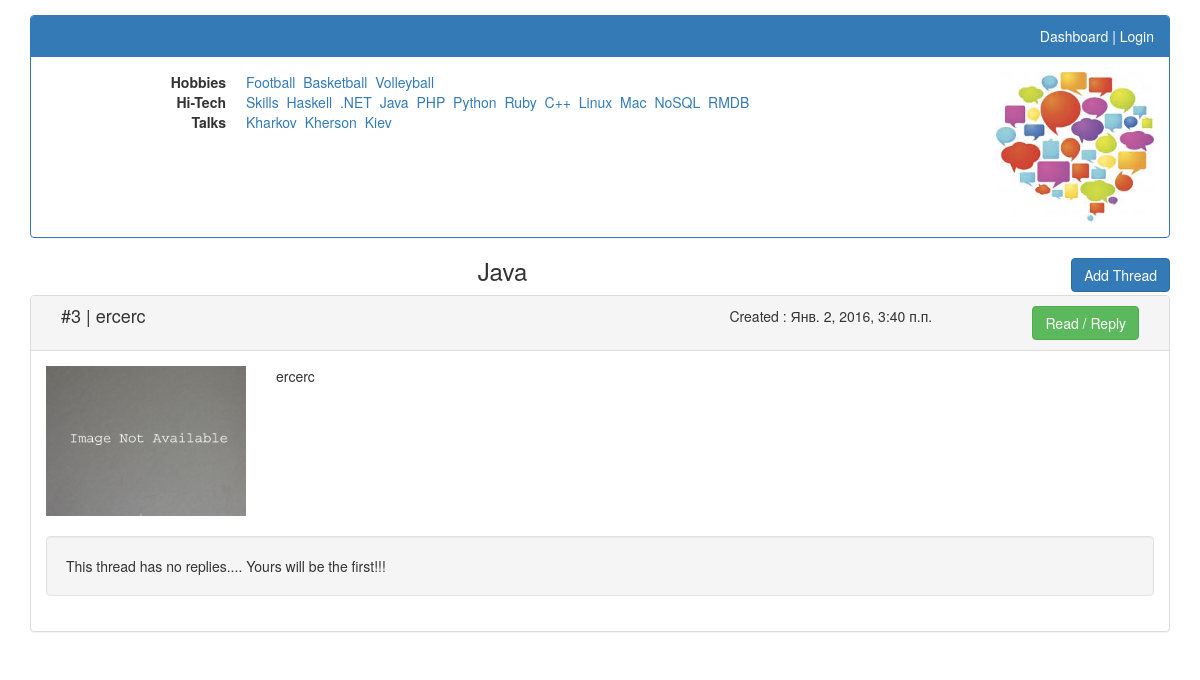
The app's page /threads_category/12/ with its own data.
### IT_FORUM/models.py (models this page shows, shortened)
class Category(models.Model):
    class Meta:
        db_table = 'category'
        verbose_name = 'Thread category'
        verbose_name_plural = 'Thread categories'
    category_title = models.CharField(max_length=250, verbose_name='Title', blank=False, unique=True)
    parent_category = models.ForeignKey("self", blank=True, null=True)
    def __str__(self):
        return self.category_title

class Thread(models.Model):
    class Meta:
        db_table = 'thread'
        verbose_name = 'Thread'
        verbose_name_plural = 'Threads'
    thread_author = models.CharField(max_length=250, verbose_name='Your name', blank=True)
    thread_author_email = models.EmailField(verbose_name='Your e-mail', blank=True)
    thread_title = models.CharField(max_length=250, verbose_name='Thread title', blank=False, unique=True)
    thread_text = models.TextField(verbose_name='Thread description', blank=False)
    thread_date = models.DateTimeField(auto_now_add=True, verbose_name='Created', blank=False)
    thread_change_date = models.DateTimeField(auto_now=True, verbose_name='Changed')
    thread_category = models.ForeignKey(Category)
    thread_image = models.ImageField(upload_to="", default="ImageNot.jpg")

### IT_FORUM/views.py (the view)
# urls.py: url(r'threads_category/([0-9]+)/$', show_threads_page,
def show_threads_page(request, category_id=6):
    args = dict()
    args['main_categories'] = get_cat_and_subcat_dict(request)
    args['threads_category_tittle'] = Category.objects.get(id=category_id)\
        .category_title
    if request.user.is_authenticated():
        form = ThreadForm(initial={'thread_author': request.user.get_username(),
                                   'thread_author_email': request.user.email})
        form.fields['thread_author'].widget.attrs['readonly'] = True
        form.fields['thread_author_email'].widget.attrs['readonly'] = True
        args["form"] = form
    else:
        args["form"] = ThreadForm
    request.session['category_id'] = category_id
    threads_with_replies_dict = dict()
    threads = Thread.objects.filter(thread_category__id=category_id)
    for thread in threads:
        replies_list = list(Reply.objects.filter(reply_to_thread__id=thread.id))[-2:]
        reply_with_sub_replies_dict = dict()
        for reply in replies_list:
            sub_replies = Reply.objects.filter(reply_to_reply__id=reply.id)
            reply_with_sub_replies_dict[reply] = sub_replies
        threads_with_replies_dict[thread] = reply_with_sub_replies_dict
    args['threads_with_replies'] = threads_with_replies_dict
    return render(request, "Threads_page_content.html", args)

### IT_FORUM/views.py (called while the page is built)
def get_cat_and_subcat_dict(request):
    categories_with_subcategories_dict = dict()
    categories_with_subcategories_dict["Hobbies"] = Category.objects.filter(
        parent_category__category_title="Hobbies")
    categories_with_subcategories_dict["Hi_Tech"] = Category.objects.filter(
        parent_category__category_title="Hi-Tech")
    categories_with_subcategories_dict["Talks"] = Category.objects.filter(
        parent_category__category_title="Talks")
    if request.user.is_authenticated():
        categories_with_subcategories_dict["Big_Boss"] = Category.objects\
            .filter(parent_category__category_title="Big Boss")
        categories_with_subcategories_dict["HR"] = Category.objects.filter(
            parent_category__category_title="HR")
    return categories_with_subcategories_dict

### templates/Threads_page_content.html (shortened to what this page needs)
{% extends 'Threads_page_header.html' %}
{% load staticfiles %}
{% load bootstrap3 %}
{% block threads_page_content %}
    <div class="col-lg-10" id="thread_category_header">
        <h3>{{ threads_category_tittle }}</h3>
    </div>
    <div class="col-lg-2" id="button_div">
        <a class="btn btn-primary" id="show_add_thread_form">Add Thread</a>
    </div>
    <div class="col-lg-8 col-lg-offset-2">
    </div>
    <div class="col-lg-12">
        {% for thread, reply_with_sub_replies_dict in threads_with_replies.items %}
            <div class="panel panel-default">
                <div class="panel-heading clearfix">
                    <div class="col-lg-7" id="thread_title">
                        <h4>#{{ thread.id }} | {{ thread.thread_title }}</h4>
                    </div>
                    <div class="col-lg-3" id="thread_date">
                        <p>Created : {{ thread.thread_date }}</p>
                    </div>
                    <div class="col-lg-2" id="button_div">
                        <a class="btn btn-success" href="{% url 'thread_page' thread.id %}">Read / Reply</a>
                    </div>
                </div>
                <div class="panel-body">
                    <div class="media">
                        <div class="media-left">
                            <img class="media-object logo_image" src="{{ thread.thread_image.url }}" alt="Thread image">
                        </div>
                        <div class="media-body">
                            <p>{{ thread.thread_text }}</p>
                        </div>
                        {% for reply, sub_replies in reply_with_sub_replies_dict.items %}
                            <div class="well reply">
                                <p>#{{ reply.id }} Created : {{ reply.reply_date }}</p>
                                <a href="#{{ thread.id }}">>> {{ thread.thread_title }}&nbsp</a>
                                {% if reply.reply_to_reply %}
                                    <a href="#{{ reply.reply_to_reply }}">>> #{{ reply.reply_to_reply }}</a>
                                {% endif %}
                                <div class="well reply">{{ reply.reply_text }}</div>
                                {% if reply.replies_to_this.all %}
                                    <p>Replies:
                                    {% for sub_reply in sub_replies %}
                                        <a href="{% url 'thread_page' thread.id %}">#{{ sub_reply.id }}&nbsp</a>
                                    {% endfor %}
                                {% endif %}
                            </div>
                        {% empty %}
                            <div class="well reply">This thread has no replies.... Yours will be the first!!!</div>
                        {% endfor %}
                    </div>
                </div>
            </div>
        {% endfor %}
    </div>
{% endblock %}

### templates/Threads_page_header.html (shortened to what this page needs)
{% extends 'BasePage.html' %}
{% load staticfiles %}
{% block threads_page_header %}
    <div class="col-lg-12">
        <div class="panel panel-primary">
            <div class="panel-heading" id="threads_header_panel_header">
                {% if user.is_anonymous %}
                    <a href="{% url 'home' %}">Dashboard</a> |
                    <a href="{% url 'user_login' %}">Login</a>
                {% else %}
                    <a href="{% url 'home' %}">Dashboard</a> | {{ user }}
                {% endif %}
            </div>
            <div class="panel-body">
                <div class="media">
                    <div class="media-body">
                        <dl class="dl-horizontal">
                            <dt>Hobbies</dt>
                            <dd>
                                {% for sub_cat in main_categories.Hobbies %}
                                    <a href="{% url 'threads_category_page' sub_cat.id %}">{{ sub_cat }}&nbsp</a>
                                {% endfor %}
                            </dd>
                            <dt>Hi-Tech</dt>
                            <dd>
                                {% for sub_cat in main_categories.Hi_Tech %}
                                    <a href="{% url 'threads_category_page' sub_cat.id %}">{{ sub_cat }}&nbsp</a>
                                {% endfor %}
                            </dd>
                            <dt>Talks</dt>
                            <dd>
                                {% for sub_cat in main_categories.Talks %}
                                    <a href="{% url 'threads_category_page' sub_cat.id %}">{{ sub_cat }}&nbsp</a>
                                {% endfor %}
                            </dd>
                        </dl>
                    </div>
                    <div class="media-right">
                        <img class="media-object logo_image"
                             src="{% static 'site_images/Logo.jpg' %}"
                             alt="Logo.jpg">
                    </div>
                </div>
            </div>
        </div>
    </div>
    {% block threads_page_content %}{% endblock %}
{% endblock %}

### static/css/style.css (style rules this page uses)
h4 { display:inline; }
.panel-heading a { color: white; }
.logo_image { height: 150px }
#threads_header_panel_header { text-align: right; }
#thread_category_header > h3, #show_add_thread_form_div { text-align: center; margin-top: 0; margin-bottom: 10px; }
#thread_title { text-align: left; }
#thread_date { text-align: center; }
.media-body { padding-left:20px; }
.reply { margin-top:20px; hyphens: auto; }
#button_div { text-align: right; }

### records on screen
Category: category_title "Football"
Category: category_title "Basketball"
Category: category_title "Volleyball"
Category: category_title "Skills"
Category: category_title "Haskell"
Category: category_title ".NET"
Category: category_title "Java"
Category: category_title "PHP"
Category: category_title "Python"
Category: category_title "Ruby"
Category: category_title "C++"
Category: category_title "Linux"
Category: category_title "Mac"
Category: category_title "NoSQL"
Category: category_title "RMDB"
Category: category_title "Kharkov"
Category: category_title "Kherson"
Category: category_title "Kiev"
Thread: id "3", thread_title "ercerc", thread_date "Янв. 2, 2016, 3:40 п.п.", thread_image (picture), thread_text "ercerc"
